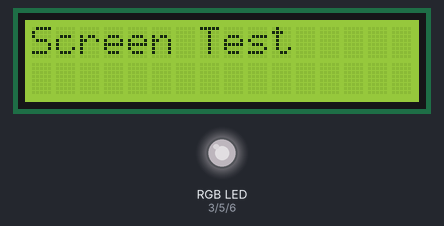
Simulated run of this sketch. Board: Arduino Uno, built with avr-gcc and run on an emulated ATmega328P. Parts: 16×2 character LCD, an RGB LED mixed from three pins (HIGH = lit). Dim RGB values are drawn brighter than linear.

Above: at 0.21 s.
At 10.21 s:
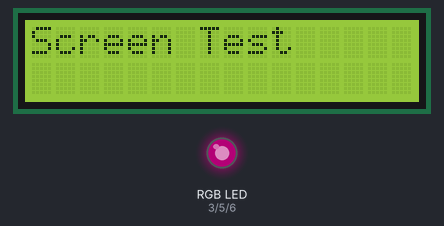
At 19.63 s:
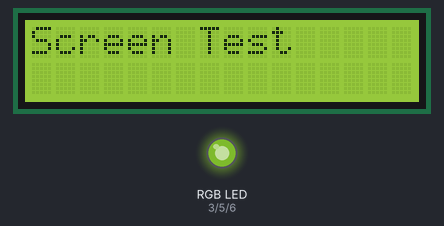
At 29.96 s:
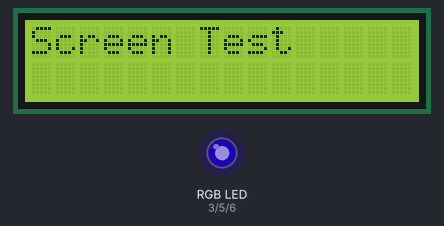
At 39.38 s:
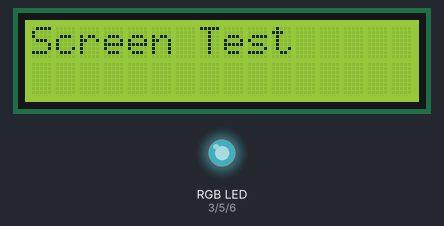
Timing chart, 0 to 40.0 s (numbered marks = the images above):
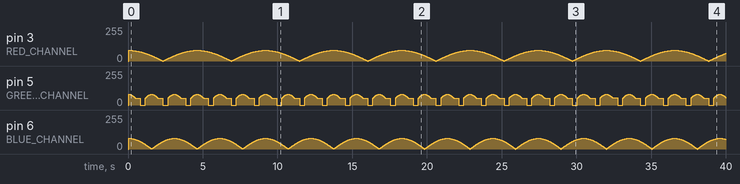

The sketch:

test-rgb-display.ino
```cpp
#include <LiquidCrystal.h>

#define RED_CHANNEL 3
#define GREEN_CHANNEL 5
#define BLUE_CHANNEL 6

LiquidCrystal lcd(7,8,9,10,11,12);

void setup() {
  // put your setup code here, to run once:
  pinMode(RED_CHANNEL, OUTPUT);
  pinMode(GREEN_CHANNEL, OUTPUT);
  pinMode(BLUE_CHANNEL, OUTPUT);

  lcd.begin(16, 2);
  lcd.print("Screen Test");
}

float x = 0.0;

void loop() {
  x += 0.01;

  // put your main code here, to run repeatedly:
  analogWrite(RED_CHANNEL, 80*abs(cos(x/30)));
  analogWrite(GREEN_CHANNEL, 80*abs(cos(x/10)));
  analogWrite(BLUE_CHANNEL, 80*abs(cos(x/20)));

}
```
